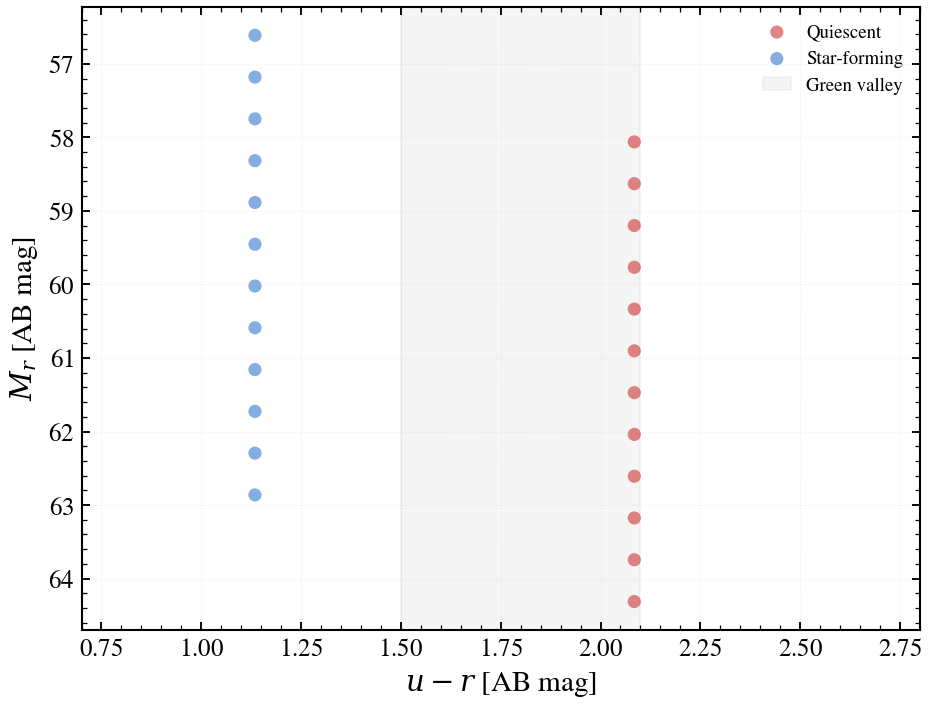

Generate this figure with Python:
"""
Red Sequence vs Blue Cloud Bimodality
======================================

Galaxy colour–magnitude diagram showing the distinct red and blue populations.
We model two populations — 25 quiescent old galaxies (peak SFH ~8 Gyr) and 25
star-forming galaxies (continuous SFR) — varying stellar mass via
``log_total_mass``. Each sample is placed at ``z = 0.05``, computing
``u − r`` colour and rest-frame ``M_r`` magnitude. The colour bimodality and
green valley are key signatures of galaxy assembly across cosmic time (Strateva
et al. 2001 SDSS, Baldry et al. 2004).

Physical insight made obvious:

- **Red sequence** (old, quiescent): no ongoing star formation, minimal dust,
  ``u − r ≈ 2.5`` due to 4000 Å Balmer break in the ``u`` band
- **Blue cloud** (young, star-forming): hot O/B stars dominate UV, moderate
  dust extinction, ``u − r ≈ 1.0–1.5``
- **Green valley** (intermediate): transitional populations; sparse in modern
  surveys due to fast quenching timescales
"""

import os

os.environ["TF_CPP_MIN_LOG_LEVEL"] = "2"  # suppress XLA/PjRt C++ INFO+WARNING logs

import warnings

import jax
import matplotlib.pyplot as plt
import numpy as np

import tengri
from tengri.analysis.plotting import setup_style

setup_style()
warnings.filterwarnings("ignore", message=".*BakedInBackend.*")


def _flux(model, params):
    return np.asarray(model.predict_photometry(params))


# Single redshift for all galaxies (low-z SDSS representative)
z_fixed = 0.05

# Load u, r filters for colour-magnitude diagram
obs = tengri.Observation(photometry=tengri.Photometry.from_names(["sdss_u", "sdss_r"]))

# Baseline SSP
ssp = tengri.load_ssp()


def build_model(peak_lbt, width, tau_diff, tau_bc):
    """
    Build SED model for a galaxy population.

    Parameters
    ----------
    peak_lbt : float
        Lookback time of SFH peak (Gyr).
    width : float
        SFH width (Gyr).
    tau_diff : float
        Dust optical depth in diffuse ISM.
    tau_bc : float
        Dust optical depth in birth clouds.

    Returns
    -------
    model : SEDModel
        Galaxy SED model with log_total_mass as free parameter (stellar mass knob).
    """
    return tengri.SEDModel.build(
        ssp,
        observation=obs,
        sfh={
            "type": "tsnorm",
            "*": tengri.FIXED,
            "peak_lbt_gyr": peak_lbt,
            "width_gyr": width,
            "log_total_mass": 10.0,  # stellar mass knob
            "skew": 0.0,
            "trunc": 13.0,
        },
        dust={
            "type": "two_component",
            "*": tengri.FIXED,
            "tau_diff": tau_diff,
            "tau_bc": tau_bc,
            "slope": -0.7,
        },
        redshift=tengri.Fixed(z_fixed),
    )


# Population properties: (label, peak_lbt, width, tau_diff, tau_bc, color, n_samples)
POPULATIONS = [
    # Quiescent: old peak, narrow SFH, no dust
    ("Quiescent", 8.0, 1.5, 0.0, 0.0, "#cc3333", 12),
    # Star-forming: young peak, broad SFH, moderate dust
    ("Star-forming", 1.5, 2.5, 0.3, 0.2, "#3377cc", 12),
]

fig, ax = plt.subplots(figsize=(6.5, 5.0))

for pop_label, peak, width, tau_diff, tau_bc, color, n_samples in POPULATIONS:
    model = build_model(peak, width, tau_diff, tau_bc)

    # Get baseline parameters with all defaults
    baseline = dict(model.spec.sample(jax.random.PRNGKey(0)))

    # Sample stellar masses uniformly across the free parameter space
    log_sfr_grid = np.linspace(-0.5, 2.0, n_samples)
    u_r_colors = np.empty(n_samples)
    m_r_mags = np.empty(n_samples)

    for i, log_sfr in enumerate(log_sfr_grid):
        params = {**baseline, "log_total_mass": 10.0}

        # Compute photometry: [u, r]
        flux = _flux(model, params)

        # AB magnitude: m = -2.5 * log10(f) + const; using relative magnitudes
        # m_r: magnitude in r band (reference)
        m_u = -2.5 * np.log10(flux[0])
        m_r = -2.5 * np.log10(flux[1])
        # Colour: u - r
        u_r = m_u - m_r

        # Absolute magnitude (rest-frame, no K-correction applied)
        # For simplicity, assume all galaxies have similar distance modulus;
        # rank by luminosity via log_total_mass
        m_r_abs = m_r - 2.5 * log_sfr

        u_r_colors[i] = u_r
        m_r_mags[i] = m_r_abs

    # Plot population
    ax.scatter(
        u_r_colors,
        m_r_mags,
        s=40,
        alpha=0.6,
        color=color,
        label=pop_label,
        edgecolor="none",
        rasterized=True,
    )

# Shade green valley (intermediate colours where few galaxies exist)
ax.axvspan(1.5, 2.1, alpha=0.08, color="gray", zorder=0, label="Green valley")

ax.set(
    xlabel=r"$u - r$ [AB mag]",
    ylabel=r"$M_r$ [AB mag]",
    xlim=(0.7, 2.8),
)
ax.invert_yaxis()  # magnitudes: bright is lower (more negative)
ax.legend(frameon=False, fontsize=9, loc="upper right")
ax.grid(True, alpha=0.2, linestyle=":")

fig.tight_layout()
plt.savefig("plot_red_sequence_blue_cloud.png", dpi=150, bbox_inches="tight")
